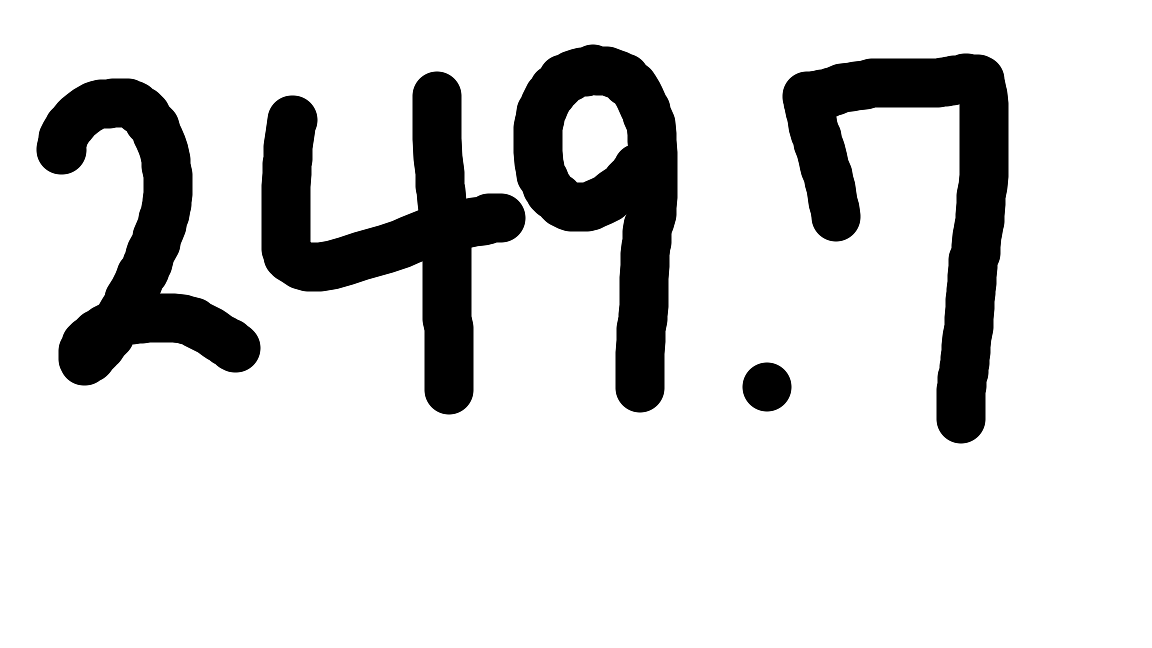
#> input picture ai/easyOCR_testImg/img_005_50px.png, 1152 x 648 px, found by its file name
$ python revisingOcr_img5.py
#> lines starting #> are read from the running program, lines starting #| are printed output that depends on the picture; after the words box and inside, x2 and y2 are one past the last pixel; in counts of white or black regions, pixels touching at a corner belong together
import cv2
import numpy as np

def enhance_image(image_path, output_path):

    # 이미지 읽기
#> called with image_path = './easyOCR_testImg/img_005_50px.png', output_path = './enhanced_v2/erode_img_005_50px.png'
    img = cv2.imread(image_path)
#> img is the input picture: shape (648, 1152, 3); min 0, max 255, mean 212

    # 그레이스케일 변환
    gray = cv2.cvtColor(img, cv2.COLOR_BGR2GRAY)

    # 이진화 (글자를 흰색으로)
    _, binary = cv2.threshold(
        gray,
        0,
        255,
        cv2.THRESH_BINARY_INV + cv2.THRESH_OTSU
    )
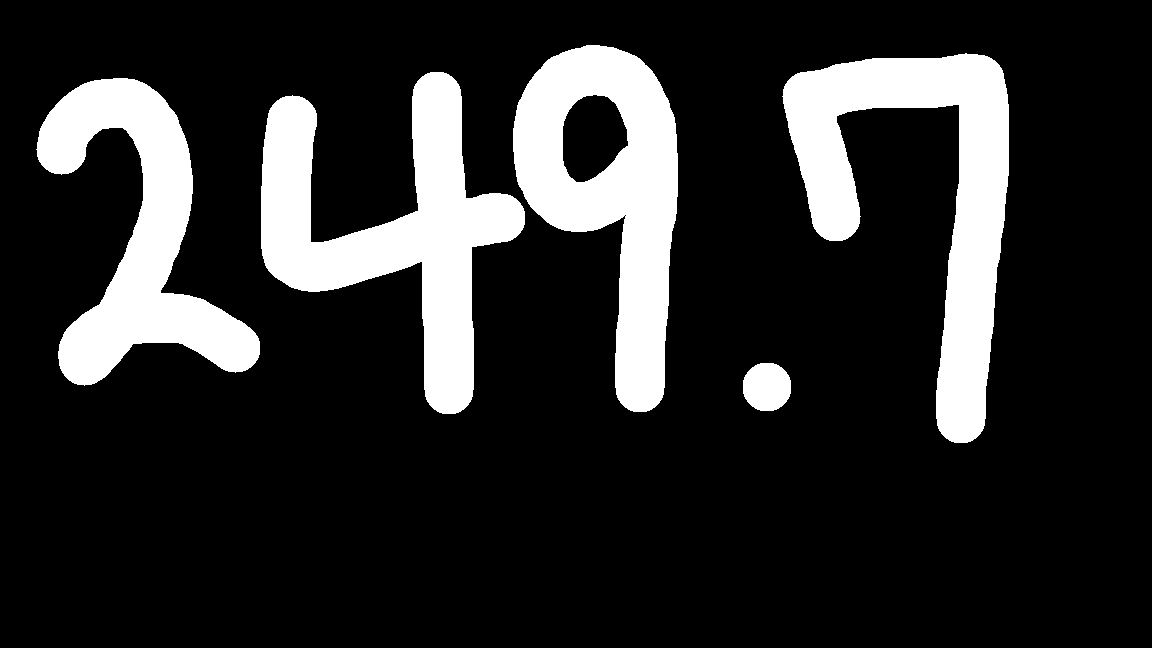
#> binary: shape (648, 1152); 17% white; 5 white regions, box (x1, y1, x2, y2) and area: (261, 72, 525, 414) 33696, (782, 53, 1009, 443) 33286, (513, 45, 678, 412) 30461, (36, 78, 260, 386) 27268, (743, 363, 791, 411) 1876

    # ============================
    # 글씨 얇게 만들기 (Erosion)
    # ============================

    kernel = cv2.getStructuringElement(
        cv2.MORPH_ELLIPSE,
        (3, 3)          # 2~5 정도 추천
    )

    eroded = cv2.erode(
        binary,
        kernel,
        iterations=2    # 1~3 정도 테스트
    )
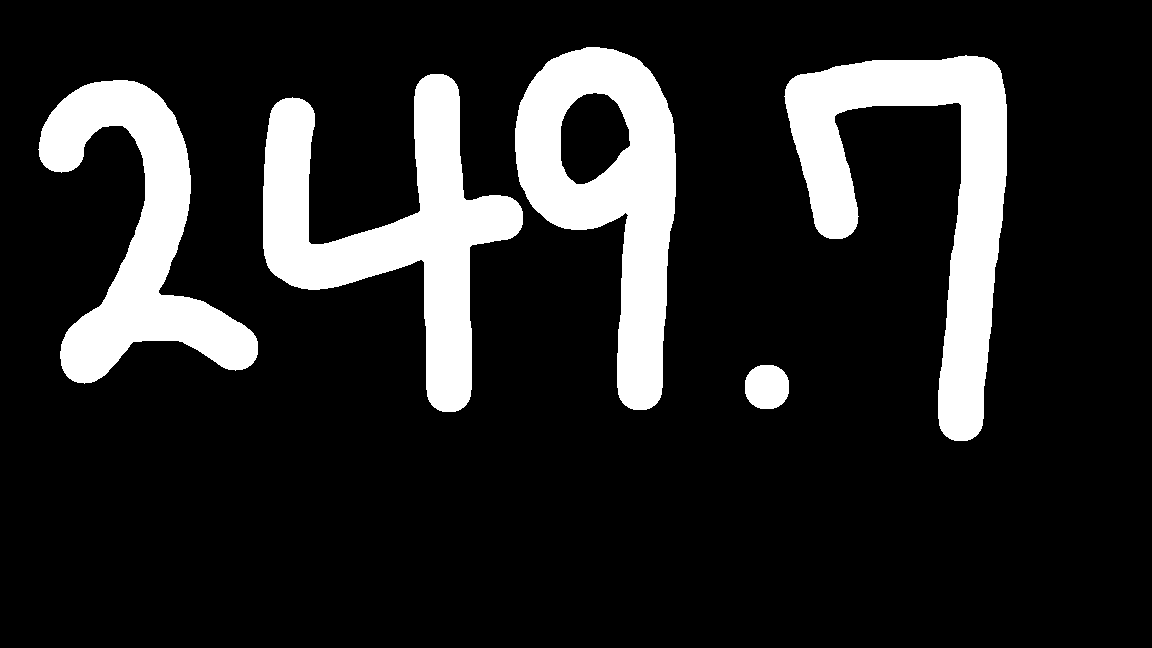
#> eroded: shape (648, 1152); 15.6% white; 5 white regions, box (x1, y1, x2, y2) and area: (263, 74, 523, 412) 30984, (784, 55, 1007, 441) 30542, (515, 47, 676, 410) 28213, (38, 80, 258, 384) 25200, (745, 365, 789, 409) 1608

    # 다시 검은 글씨로 반전
    result = 255 - eroded

    # 저장
    cv2.imwrite(output_path, result)


def main():

    input_image = "./easyOCR_testImg/img_005_50px.png"
    output_image = "./enhanced_v2/erode_img_005_50px.png"

    enhance_image(input_image, output_image)

    print("완료!")


if __name__ == "__main__":
    main()

$ run again, with ai/easyOCR_testImg/img_002_42px.png copied over ai/easyOCR_testImg/img_005_50px.png
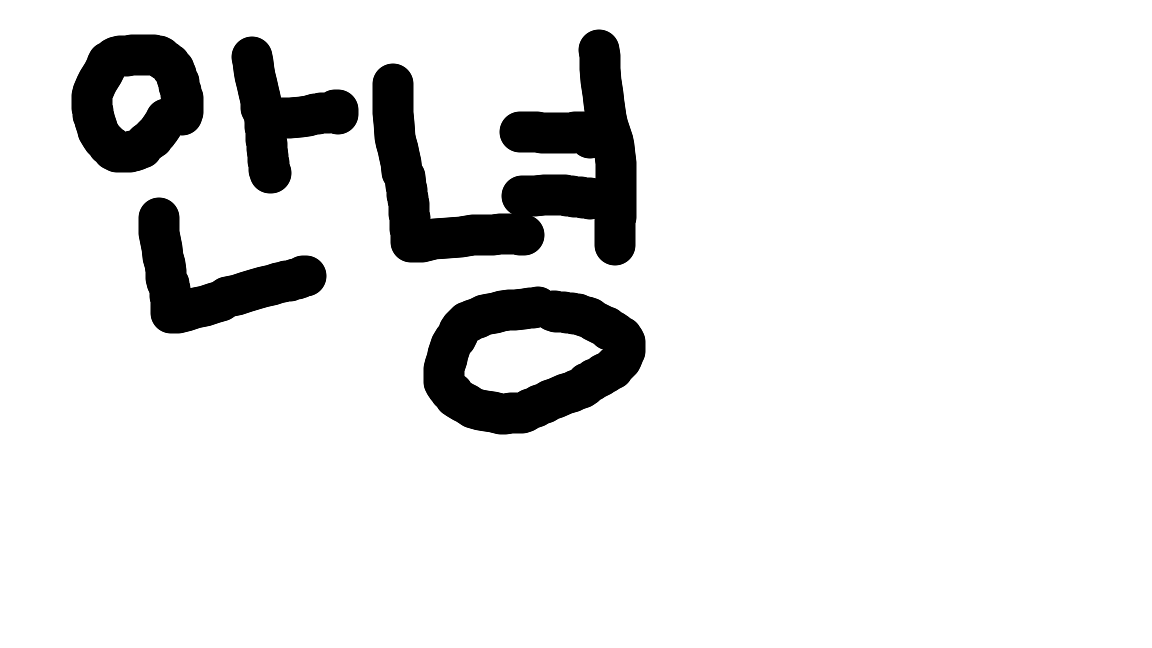
#> input picture ai/easyOCR_testImg/img_002_42px.png, 1152 x 648 px, found by its file name
#> in enhance_image, img is the input picture: shape (648, 1152, 3); min 0, max 255, mean 227.5
#> in enhance_image, `_, binary = cv2.threshold( gray, 0, 255, cv2.THRESH_BINARY_INV + cv2.T..`:
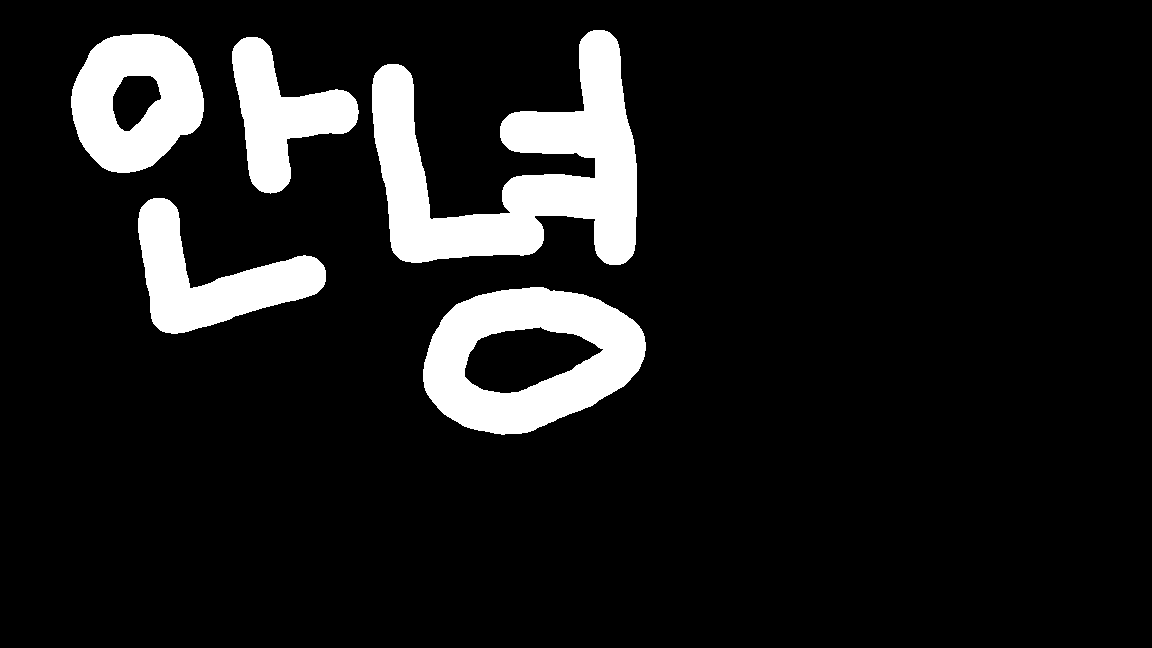
#> binary: shape (648, 1152); 10.8% white; 5 white regions, box (x1, y1, x2, y2) and area: (372, 30, 637, 265) 29241, (423, 287, 646, 435) 18791, (71, 34, 204, 173) 12382, (138, 198, 326, 334) 10940, (232, 37, 359, 194) 9171
#> in enhance_image, `eroded = cv2.erode( binary, kernel, iterations=2`:
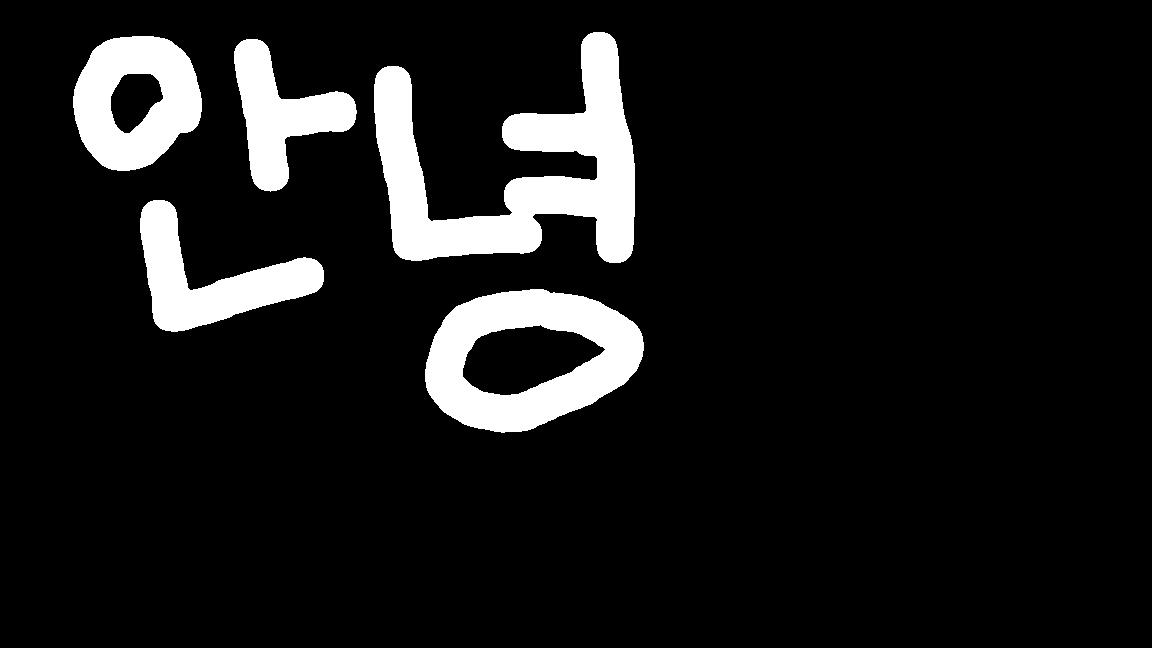
#> eroded: shape (648, 1152); 9.8% white; 5 white regions, box (x1, y1, x2, y2) and area: (374, 32, 635, 263) 26439, (425, 289, 644, 433) 17125, (73, 36, 202, 171) 11314, (140, 200, 324, 332) 9832, (234, 39, 357, 192) 8233
